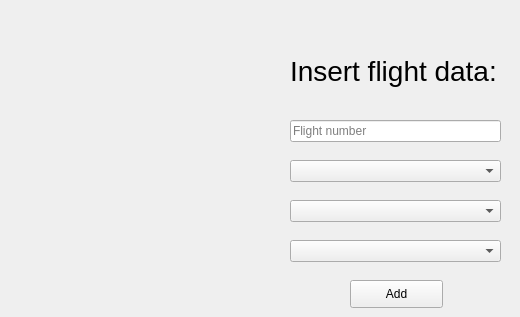
      <widget class="QWidget" name="tab_3">
       <attribute name="title">
        <string>Add Regular Flight</string>
       </attribute>
       <widget class="QLabel" name="label_8">
        <property name="geometry">
         <rect>
          <x>290</x>
          <y>50</y>
          <width>221</width>
          <height>41</height>
         </rect>
        </property>
        <property name="styleSheet">
         <string notr="true">font-size: 28px</string>
        </property>
        <property name="text">
         <string>Insert flight data:</string>
        </property>
       </widget>
       <widget class="QComboBox" name="airportBox">
        <property name="geometry">
         <rect>
          <x>290</x>
          <y>160</y>
          <width>211</width>
          <height>22</height>
         </rect>
        </property>
       </widget>
       <widget class="QComboBox" name="airportBox2">
        <property name="geometry">
         <rect>
          <x>290</x>
          <y>200</y>
          <width>211</width>
          <height>22</height>
         </rect>
        </property>
       </widget>
       <widget class="QLineEdit" name="flightNumberEdit">
        <property name="geometry">
         <rect>
          <x>290</x>
          <y>120</y>
          <width>211</width>
          <height>22</height>
         </rect>
        </property>
        <property name="placeholderText">
         <string>Flight number</string>
        </property>
       </widget>
       <widget class="QComboBox" name="weekdayBox">
        <property name="geometry">
         <rect>
          <x>290</x>
          <y>240</y>
          <width>211</width>
          <height>22</height>
         </rect>
        </property>
       </widget>
       <widget class="QPushButton" name="addRegularFlightButton">
        <property name="geometry">
         <rect>
          <x>350</x>
          <y>280</y>
          <width>93</width>
          <height>28</height>
         </rect>
        </property>
        <property name="text">
         <string>Add</string>
        </property>
       </widget>
      </widget>
